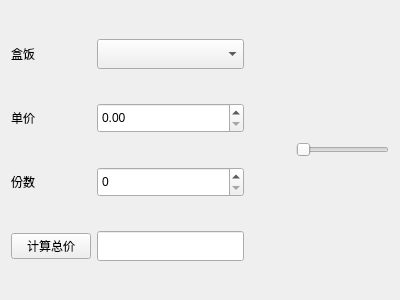
<?xml version="1.0" encoding="UTF-8"?>
<ui version="4.0">
 <class>Widget</class>
 <widget class="QWidget" name="Widget">
  <property name="geometry">
   <rect>
    <x>0</x>
    <y>0</y>
    <width>400</width>
    <height>300</height>
   </rect>
  </property>
  <property name="windowTitle">
   <string>Widget</string>
  </property>
  <layout class="QHBoxLayout" name="horizontalLayout" stretch="5,1,2">
   <item>
    <layout class="QGridLayout" name="gridLayout">
     <item row="0" column="0">
      <widget class="QLabel" name="label">
       <property name="text">
        <string>盒饭</string>
       </property>
      </widget>
     </item>
     <item row="0" column="1">
      <widget class="QComboBox" name="comboBoxSnacks">
       <property name="minimumSize">
        <size>
         <width>0</width>
         <height>30</height>
        </size>
       </property>
      </widget>
     </item>
     <item row="1" column="0">
      <widget class="QLabel" name="label_2">
       <property name="text">
        <string>单价</string>
       </property>
      </widget>
     </item>
     <item row="1" column="1">
      <widget class="QDoubleSpinBox" name="doubleSpinBoxPrice">
       <property name="minimumSize">
        <size>
         <width>0</width>
         <height>30</height>
        </size>
       </property>
      </widget>
     </item>
     <item row="2" column="0">
      <widget class="QLabel" name="label_3">
       <property name="text">
        <string>份数</string>
       </property>
      </widget>
     </item>
     <item row="2" column="1">
      <widget class="QSpinBox" name="spinBoxCount">
       <property name="minimumSize">
        <size>
         <width>0</width>
         <height>30</height>
        </size>
       </property>
      </widget>
     </item>
     <item row="3" column="0">
      <widget class="QPushButton" name="pushButtonCalc">
       <property name="minimumSize">
        <size>
         <width>0</width>
         <height>22</height>
        </size>
       </property>
       <property name="text">
        <string>计算总价</string>
       </property>
      </widget>
     </item>
     <item row="3" column="1">
      <widget class="QLineEdit" name="lineEditTotal">
       <property name="minimumSize">
        <size>
         <width>0</width>
         <height>30</height>
        </size>
       </property>
      </widget>
     </item>
    </layout>
   </item>
   <item>
    <spacer name="horizontalSpacer">
     <property name="orientation">
      <enum>Qt::Horizontal</enum>
     </property>
     <property name="sizeHint" stdset="0">
      <size>
       <width>44</width>
       <height>20</height>
      </size>
     </property>
    </spacer>
   </item>
   <item>
    <widget class="QSlider" name="horizontalSlider">
     <property name="orientation">
      <enum>Qt::Horizontal</enum>
     </property>
    </widget>
   </item>
  </layout>
 </widget>
 <resources/>
 <connections/>
</ui>
